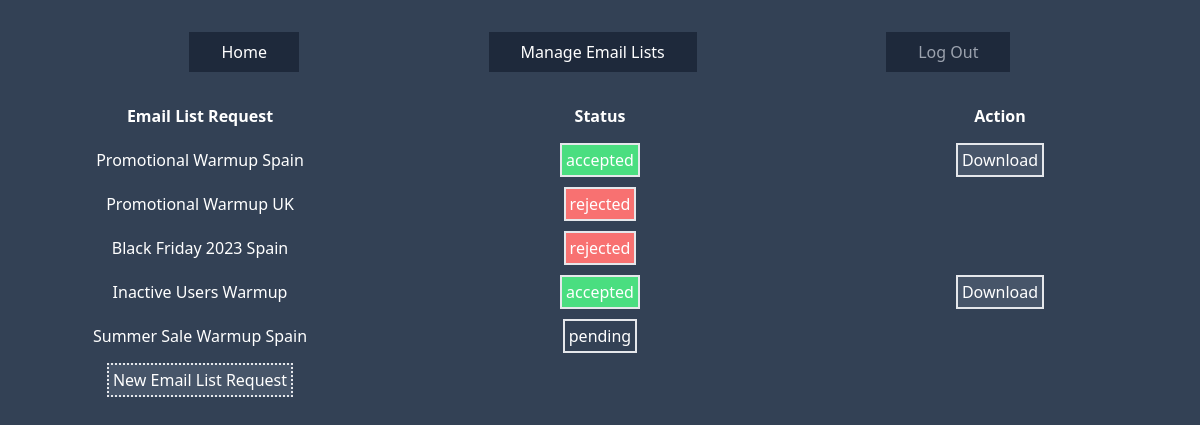
Before: /manage-email-lists/ (signed in) with the older database file.
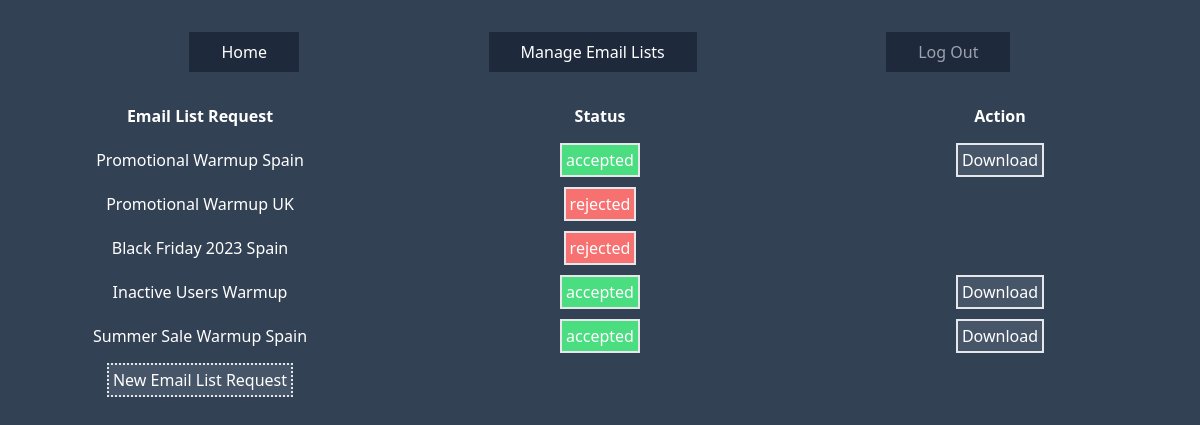
After: the same page with the newer database file.
### managers/models.py (models this page shows, shortened)
class ManagerActions(models.Model):
    created = models.DateTimeField(auto_now_add=True)
    last_modified = models.DateTimeField(auto_now = True)
    action_type = models.CharField(max_length=100)
    action_details = models.ForeignKey(EmailListRequest, on_delete=models.CASCADE, related_name="action_details", null=True, blank=True)
    STATUS_CHOICES = (
    ('accepted', 'accepted'),
    ('rejected', 'rejected'),
    )
    status = models.CharField(max_length=20, choices=STATUS_CHOICES, null=True, blank=True)
    comment = models.TextField(null=True, blank=True)

### senders/models.py (models this page shows, shortened)
class EmailListRequest(models.Model):
    created = models.DateTimeField(auto_now_add=True)
    last_modified = models.DateTimeField(auto_now = True)
    sender = models.ForeignKey(CustomUser, on_delete=models.CASCADE, related_name="sender_emaillist_requests")
    name = models.CharField(max_length=100)
    sender_addresses = models.CharField(max_length=1000)
    gmail_count = models.PositiveSmallIntegerField(default=0)
    google_workspace_count = models.PositiveSmallIntegerField(default=0)
    microsoft_count = models.PositiveSmallIntegerField(default=0)
    msft_365_count = models.PositiveSmallIntegerField(default=0)
    yahoo_count = models.PositiveSmallIntegerField(default=0)
    other_count = models.PositiveSmallIntegerField(default=0)

### senders/views.py (the view)
# urls.py: path('manage-email-lists/', ManageEmailListsView.as_view(), name='s-manage-email-lists'),
class ManageEmailListsView(TemplateView):
    template_name = 'senders/manage-email-lists.html'
    def get_context_data(self, **kwargs):
        context = super().get_context_data(**kwargs)
        requested_email_lists = ManagerActions.objects.filter(
            action_type='emaillist-approval',
            action_details__sender=self.request.user
            )
        context['email_list_requests'] = requested_email_lists
        email_list_assignments = EmailListAssignment.objects.filter(
            email_list_request__sender=self.request.user
        )
        context['email_list_assignments'] = email_list_assignments
        return context

### templates/senders/manage-email-lists.html (shortened to what this page needs)
{% extends 'base.html' %}
{% block content %}
<div class="grid grid-cols-3 col-span-12">
    <div class="px-10 pb-5 col-span-1 text-center font-bold">Email List Request</div>
    <div class="px-10 pb-5 col-span-1 text-center font-bold">Status</div>
    <div class="px-10 pb-5 col-span-1 text-center font-bold">Action</div>
</div>
<div class="grid grid-cols-3 col-span-12">
    {% for email_list_request in email_list_requests %}
        <div class="px-10 pb-5 col-span-1 text-center">{{ email_list_request.action_details.name }}</div>
        {% if email_list_request.status == "accepted" %}
            <div class="px-10 pb-5 col-span-1 text-center"><span class="p-1 border-2 bg-green-400">{{ email_list_request.status }}</span></div>
            <div class="px-10 pb-5 col-span-1 text-center"><a href="{% url 'download_email_list_assignments' email_list_request.id %}" class="p-1 border-2 bg-slate-600">Download</a></div>
        {% elif email_list_request.status == "rejected" %}
            <div class="px-10 pb-5 col-span-1 text-center"><span class="p-1 border-2 bg-red-400">{{ email_list_request.status }}</span></div>
            <div class="px-10 pb-5 col-span-1 text-center"></div>
        {% elif email_list_request.status == None %}
            <div class="px-10 pb-5 col-span-1 text-center"><span class="p-1 border-2">pending</span></div>
            <div class="px-10 pb-5 col-span-1 text-center"></div>
        {% else %}
            <div class="px-10 pb-5 col-span-1 text-center">{{ email_list_request.status }}</div>
            <div class="px-10 pb-5 col-span-1 text-center"></div>
        {% endif %}
    {% endfor %}
</div>
<div class="grid grid-cols-3 col-span-12">
    <div class="px-10 pb-5 col-span-1 text-center">
        <a href="{% url 's-create-new-email-list-request' %}" class="border-dotted border-2 bg-slate-600 p-1">New Email List Request</a>
    </div>
</div>
{% endblock content %}

Changed rows visible on the page:
changed ManagerActions "Summer Sale Warmup Spain": status (not shown) → "accepted"; status "pending" → "Download"
